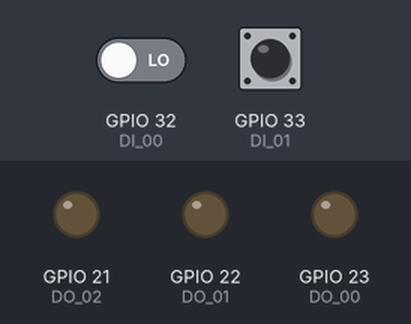
Bench run of a sketch on a simulated ESP32. On the bench: output pins drawn as LEDs (lit = HIGH). Inputs (shaded band) come from the test bench; at power-on: GPIO 32 (DI_00) LOW, GPIO 33 (DI_01) LOW. What the sketch prints to the serial monitor is not drawn.

Above: at 1.2 s.
1.3 s: GPIO 32 (DI_00) driven HIGH
At 1.7 s:
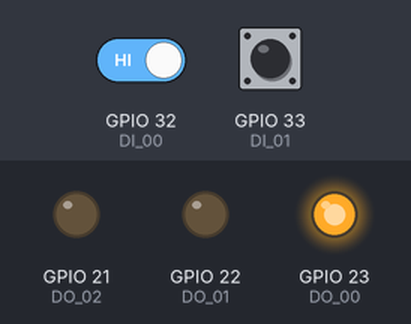
2.8 s: GPIO 33 (DI_01) driven HIGH
At 4.0 s:
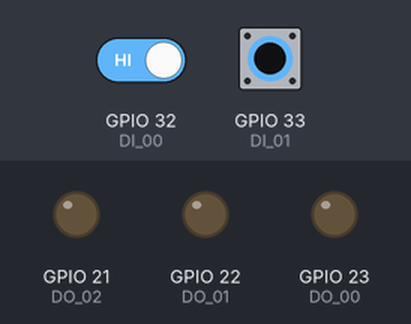
4.3 s: GPIO 33 (DI_01) driven LOW
At 10.1 s:
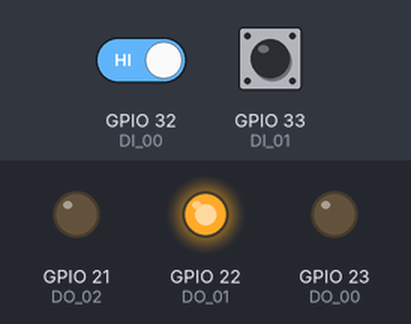
10.3 s: GPIO 33 (DI_01) pulsed HIGH 2 times (0.12 s each, 0.3 s apart)
Timing chart, 0 to 32.2 s (numbered marks = the images above; inputs shaded):
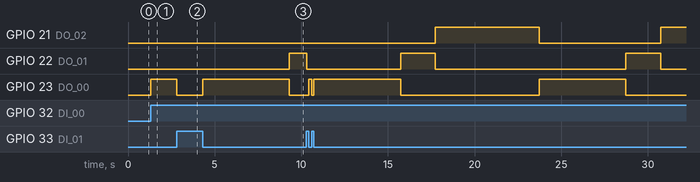

Measured:
- after the input at 1.3 s, GPIO 23 (DO_00): LOW → HIGH at once
- after the input at 2.8 s, GPIO 23 (DO_00): HIGH → LOW at once
- after the input at 4.3 s, GPIO 22 (DO_01): LOW → HIGH after 5.0 s; GPIO 23 (DO_00): LOW → HIGH at once, → LOW 5.0 s later

The sketch:

04_semaforo.ino
```cpp
/* Definicion de pines */
int DI_00 = 32;
int DI_01 = 33;

int DO_00 = 23;
int DO_01 = 22;
int DO_02 = 21;

// Señales virtuales
// Entradas
byte X_00 = 0;
byte X_01 = 0;

byte Y_00 = 0;
byte Y_01 = 0;
byte Y_02 = 0;

byte M_00 = 0;

/////////////////////////////////////////// Temporizadores

#define  numeroDeTON 16

struct temporizador {
    byte entrada;
    byte salida;
    unsigned long tiempo;
    unsigned long tiempoActual;
} TON[numeroDeTON];


struct temporizadorAux {
    byte bandera;
    unsigned long tiempo_Aux1;
    unsigned long tiempo_Aux2;
} TON_Aux[numeroDeTON];

void actualizarTON (int);


void setup() {
  pinMode(DI_00, INPUT);
  pinMode(DI_01, INPUT);

  pinMode(DO_00, OUTPUT);
  pinMode(DO_01, OUTPUT);
  pinMode(DO_02, OUTPUT);

  // Definicion de Teporizadores
  TON[0].tiempo = (unsigned long) 5000;
  TON[1].tiempo = (unsigned long) 2000;
  TON[2].tiempo = (unsigned long) 6000;

  Serial.begin(115200);
}

void loop() {
  //programa
  // señal de acntivacion
  M_00 = (M_00 || X_00) && !X_01;

  TON[0].entrada = M_00 && !TON[2].salida;
  actualizarTON(0);

  TON[1].entrada = M_00 && TON[0].salida;
  actualizarTON(1);

  TON[2].entrada = M_00 && TON[1].salida;
  actualizarTON(2);

  // Lampara verde
  Y_00 = M_00 && !TON[0].salida;

  // Lampara amarilla
  Y_01 = M_00 && TON[0].salida && !TON[1].salida;

  // Lampara roja
  Y_02 = M_00 && TON[0].salida && TON[1].salida;

  // Para debugear
  Serial.printf("\nX_00 %d, X_01 %d, Y_00 %d", X_00, X_01, Y_00);

  // Mapeando entradas y salidas
  X_00 = digitalRead(DI_00);
  X_01 = digitalRead(DI_01);

  digitalWrite(DO_00, Y_00);
  digitalWrite(DO_01, Y_01);
  digitalWrite(DO_02, Y_02);

}


/////////////////////////////////////////// Temporizadores

void actualizarTON (int i) {
     if (TON [i].entrada)
   {
        if (!TON_Aux[i].bandera) {
           TON_Aux[i].bandera = true;
           TON_Aux[i].tiempo_Aux1 = millis ();
        }
        TON_Aux[i].tiempo_Aux2 = millis ();
        TON [i].tiempoActual = TON_Aux[i].tiempo_Aux2 - TON_Aux[i].tiempo_Aux1;

        if (TON [i].tiempoActual > TON [i].tiempo) {
            TON [i].salida = true;
        }
    } else {
        TON [i].salida = false;
        TON_Aux[i].bandera = false;
    }
}
```
